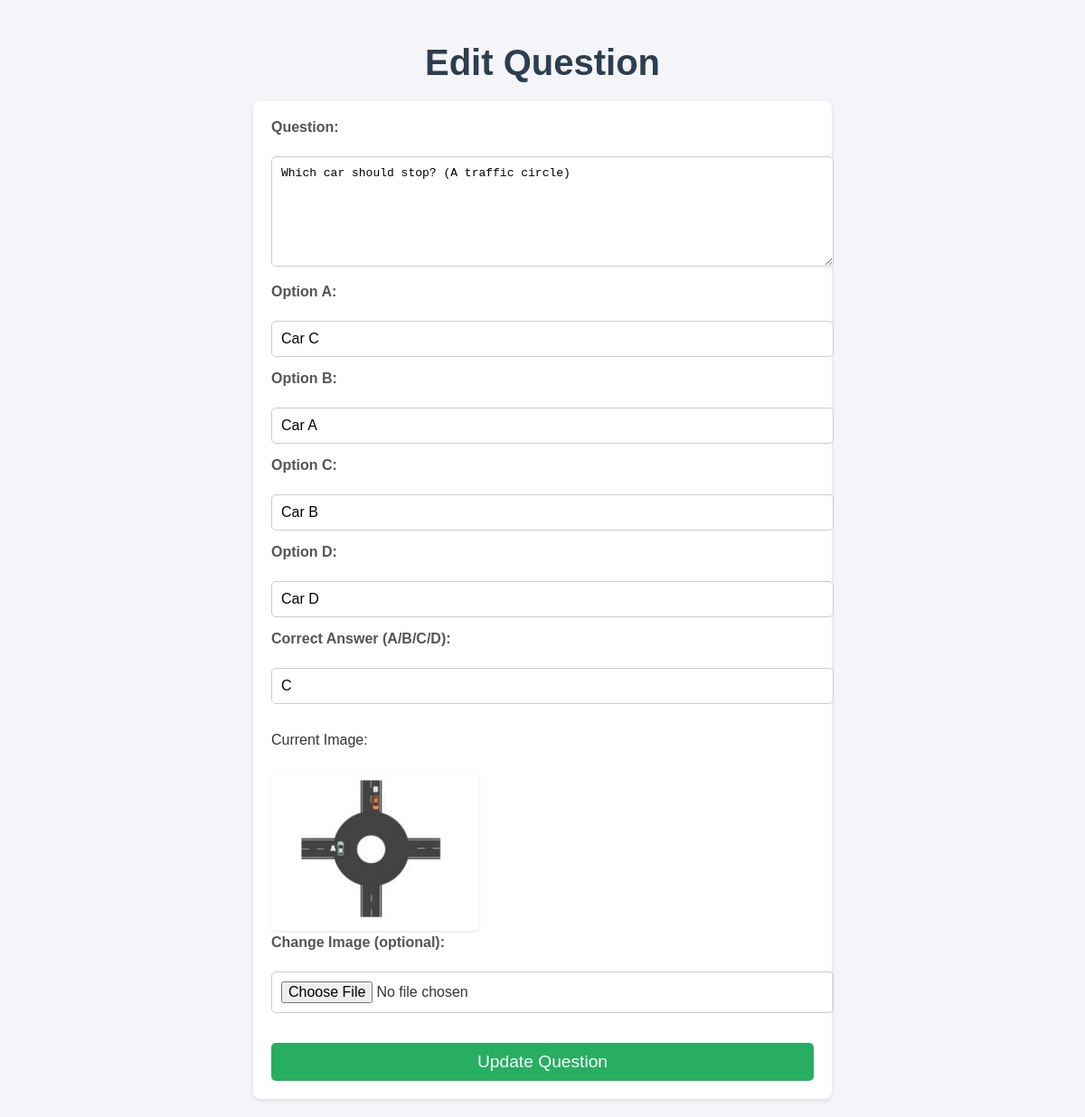
Page /edit_question/3 on the committed database.
### app.py (models this page shows)
class Question(db.Model):
    id = db.Column(db.Integer, primary_key=True)
    question_text = db.Column(db.String(500), nullable=False)
    option_a = db.Column(db.String(200), nullable=False)
    option_b = db.Column(db.String(200), nullable=False)
    option_c = db.Column(db.String(200), nullable=False)
    option_d = db.Column(db.String(200), nullable=False)
    correct_answer = db.Column(db.String(1), nullable=False)
    image_filename = db.Column(db.String(100), nullable=True)

### app.py (the view, shortened to what this page needs)
@app.route('/edit_question/<int:id>', methods=['GET', 'POST'])
def edit_question(id):
    question = Question.query.get_or_404(id)
    return render_template('edit_question.html', question=question)

### templates/edit_question.html (shortened to what this page needs)
<!DOCTYPE html>
<html lang="en">
<head>
    <link rel="stylesheet" href="{{ url_for('static', filename='css/style4.css') }}">
</head>
<body>
    <h1>Edit Question</h1>
    <form method="POST" enctype="multipart/form-data">
        <label>Question:</label><br>
        <textarea name="question_text" required>{{ question.question_text }}</textarea><br>
        <label>Option A:</label><br>
        <input type="text" name="option_a" value="{{ question.option_a }}" required><br>
        <label>Option B:</label><br>
        <input type="text" name="option_b" value="{{ question.option_b }}" required><br>
        <label>Option C:</label><br>
        <input type="text" name="option_c" value="{{ question.option_c }}" required><br>
        <label>Option D:</label><br>
        <input type="text" name="option_d" value="{{ question.option_d }}" required><br>
        <label>Correct Answer (A/B/C/D):</label><br>
        <input type="text" name="correct_answer" value="{{ question.correct_answer }}" required><br>
        {% if question.image_filename %}
        <p>Current Image:</p>
        <img src="{{ url_for('uploaded_file', filename=question.image_filename) }}" alt="Question Image"><br>
        {% endif %}
        <label>Change Image (optional):</label><br>
        <input type="file" name="image"><br><br>
        <button type="submit">Update Question</button>
    </form>
</body>
</html>

### static/css/style4.css (style rules this page uses)
body { font-family: Arial, sans-serif; background-color: #f4f4f9; color: #333; margin: 0; padding: 20px; display: flex; flex-direction: column; align-items: center; justify-content: center; min-height: 100vh; }
h1 { font-size: 2.5em; color: #2c3e50; margin-bottom: 20px; text-align: center; }
form { max-width: 600px; width: 100%; background-color: #ffffff; padding: 20px; border-radius: 8px; box-shadow: 0 2px 5px rgba(0, 0, 0, 0.1); }
form label { font-weight: bold; margin-bottom: 5px; display: block; color: #555; }
form input[type="text"], form textarea, form input[type="file"] { width: 100%; padding: 10px; margin-bottom: 15px; border: 1px solid #ccc; border-radius: 5px; font-size: 1em; }
form textarea { resize: vertical; height: 100px; }
form img { max-width: 100%; margin-top: 10px; border-radius: 5px; box-shadow: 0 1px 3px rgba(0, 0, 0, 0.1); }
form button { background-color: #27ae60; color: #fff; padding: 10px; font-size: 1.2em; border: none; border-radius: 5px; cursor: pointer; transition: background-color 0.3s ease; text-align: center; width: 100%; }

### rows in the picture
Question: question_text "Which car should stop? (A traffic circle)", option_a "Car C", option_b "Car A", option_c "Car B", option_d "Car D", correct_answer "C", image_filename (picture)
